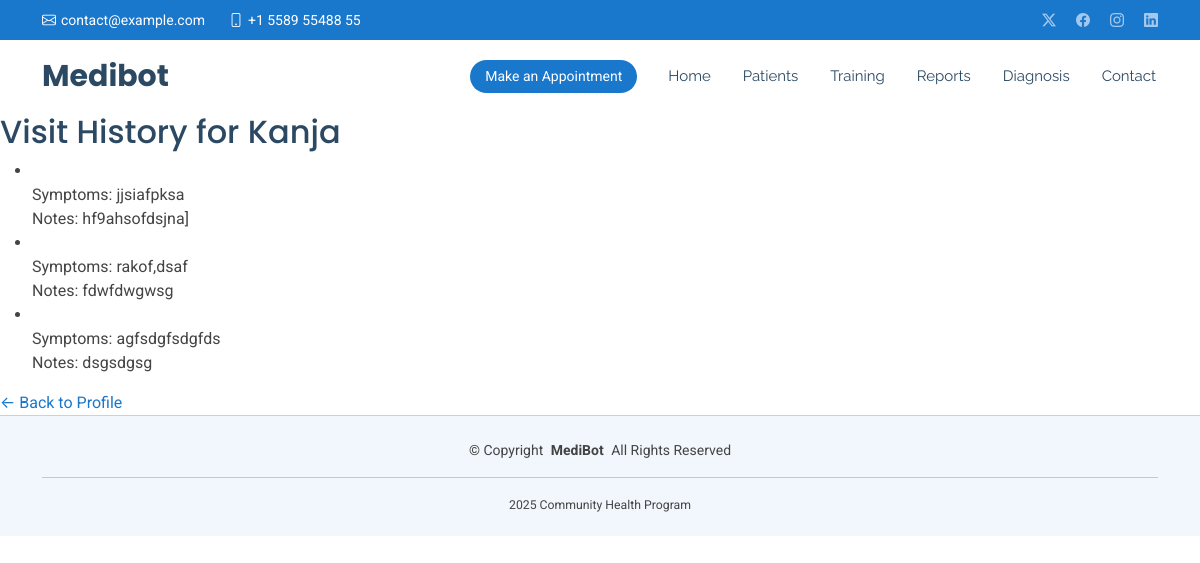
/visit_history/2/, run on the app's committed database.
### patients/models.py (models this page shows, shortened)
class Patient(models.Model):
    GENDER_CHOICES = [
        ('M', 'Male'),
        ('F', 'Female'),
        ('O', 'Other'),
    ]
    full_name = models.CharField(max_length=100, blank=False)
    date_of_birth = models.DateField(null=False)
    gender = models.CharField(max_length=1, choices=GENDER_CHOICES, blank=False)
    phone_number = models.CharField(max_length=15, blank=False)
    village = models.CharField(max_length=100, blank=False)
    created_at = models.DateTimeField(auto_now_add=True)
    updated_at = models.DateTimeField(auto_now=True)

class Visit(models.Model):
    patient = models.ForeignKey(Patient, on_delete=models.CASCADE, related_name='visits')
    date = models.DateTimeField(auto_now_add=True)
    symptoms = models.TextField(blank=True, null=True)
    notes = models.TextField(blank=True, null=True)

### patients/views.py (the view)
# urls.py: path('visit_history/<int:patient_id>/', views.visit_history, name='visit_history'),
def visit_history(request, patient_id):
    patient = get_object_or_404(Patient, id=patient_id)
    visits = patient.visits.all()
    return render(request, 'visit_history.html', {'patient': patient, 'visits': visits})

### patients/templates/visit_history.html
{% extends "base.html" %}
{% block content %}
<h2>Visit History for {{ patient.full_name }}</h2>
{% if visits %}
    <ul>
        {% for visit in visits %}
            <li>
                <strong>{{ visit.visit_date }}</strong><br>
                Symptoms: {{ visit.symptoms }}<br>
                Notes: {{ visit.notes|default:"No notes" }}
            </li>
        {% endfor %}
    </ul>
{% else %}
    <p>No visits found.</p>
{% endif %}
<a href="{% url 'patient_detail' patient_id=patient.id %}">← Back to Profile</a>
{% endblock content %}

### static/assets/css/main.css (style rules this page uses)
:root { --default-font: "Roboto", system-ui, -apple-system, "Segoe UI", Roboto, "Helvetica Neue", Arial, "Noto Sans", "Liberation Sans", sans-serif, "Apple Color Emoji", "Segoe UI Emoji", "Segoe UI Symbol", "Noto Color Emoji"; --heading-font: "Poppins", sans-serif; --nav-font: "Raleway", sans-serif; }
:root { --background-color: #ffffff; --default-color: #444444; --heading-color: #2c4964; --accent-color: #1977cc; --surface-color: #ffffff; --contrast-color: #ffffff; }
:root { --nav-color: #2c4964; --nav-hover-color: #1977cc; --nav-mobile-background-color: #ffffff; --nav-dropdown-background-color: #ffffff; --nav-dropdown-color: #2c4964; --nav-dropdown-hover-color: #1977cc; }
:root { scroll-behavior: smooth; }
body { color: var(--default-color); background-color: var(--background-color); font-family: var(--default-font); }
a { color: var(--accent-color); text-decoration: none; transition: 0.3s; }
h1, h2, h3, h4, h5, h6 { color: var(--heading-color); font-family: var(--heading-font); }

### data on the page
Patient: full_name "Kanja"
Visit: symptoms "jjsiafpksa", notes "hf9ahsofdsjna]"
Visit: symptoms "rakof,dsaf", notes "fdwfdwgwsg"
Visit: symptoms "agfsdgfsdgfds", notes "dsgsdgsg"
